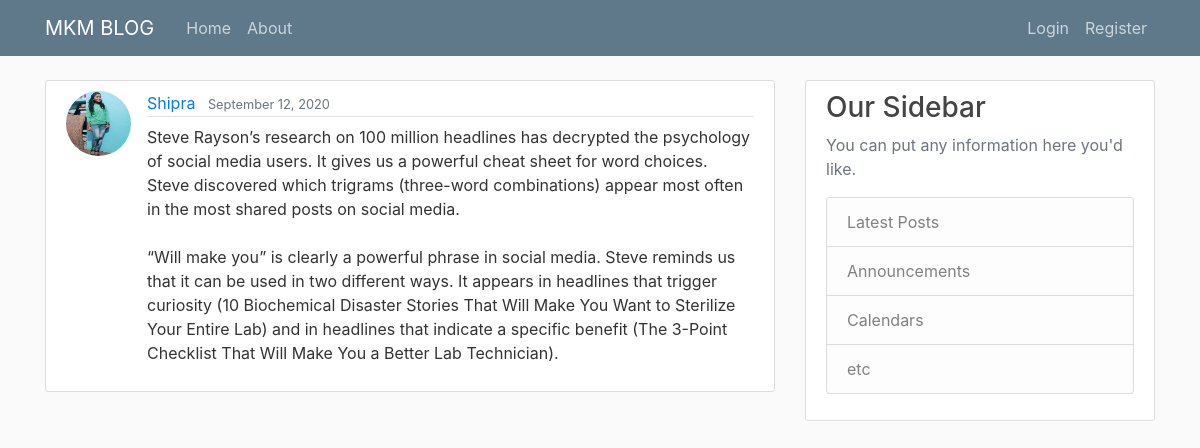
Page /blog/post/19 on the committed database.
### blog/models.py (models this page shows, shortened)
class Post(models.Model) :
    title = models.CharField(max_length = 120)
    content = models.TextField()
    date_posted = models.DateTimeField(default = timezone.now )
    author = models.ForeignKey(User, on_delete=models.CASCADE )

### users/models.py (models this page shows, shortened)
class Profile(models.Model):
    user = models.OneToOneField(User, on_delete=models.CASCADE)
    image = models.ImageField(default='default.jpg', upload_to="profile_pics")

### blog/views.py (the view)
# urls.py: path('post/<int:pk>',PostDetailView.as_view(), name='post-detail' ),
class PostDetailView(DetailView):
    model = Post

### blog/templates/blog/post_detail.html (shortened to what this page needs)
{% extends 'blog/base.html'%}
{% block content %}
        <article class="media content-section">
        <img class = "rounded-circle article-img" src="{{ object.author.profile.image.url }}">
        <div class="media-body">
            <div class="article-metadata">
            <a class="mr-2" href="{% url 'user-posts' object.author.username %}">{{ object.author }}</a>
            <small class="text-muted">{{ object.date_posted | date:"F d, Y" }}</small>
            </div>
            <p class="article-content">{{ object.content }}</p>
        </div>
        </article>
{% endblock content %}

### blog/static/blog/main.css (style rules this page uses)
body { background: #fafafa; color: #333333; margin-top: 5rem; }
.content-section { background: #ffffff; padding: 10px 20px; border: 1px solid #dddddd; border-radius: 3px; margin-bottom: 20px; }
.article-content { white-space: pre-line; }
.article-img { height: 65px; width: 65px; margin-right: 16px; }
.article-metadata { padding-bottom: 1px; margin-bottom: 4px; border-bottom: 1px solid #e3e3e3 }

### rows in the picture
Post: author.profile.image (picture), author "Shipra", date_posted "September 12, 2020", content "Steve Rayson’s research on 100 million headlines has decrypted the psychology of social media users. It gives us a powerful cheat sheet for word choices. Steve discovered which trigrams (three-word combinations) appear most often in the most shared posts on social media. “Will make you” is clearly a powerful phrase in social media. Steve reminds us that it can be used in two different ways. It appears in headlines that trigger curiosity (10 Biochemical Disaster Stories That Will Make You Want to Sterilize Your Entire Lab) and in headlines that indicate a specific benefit (The 3-Point Checklist That Will Make You a Better Lab Technician)."
